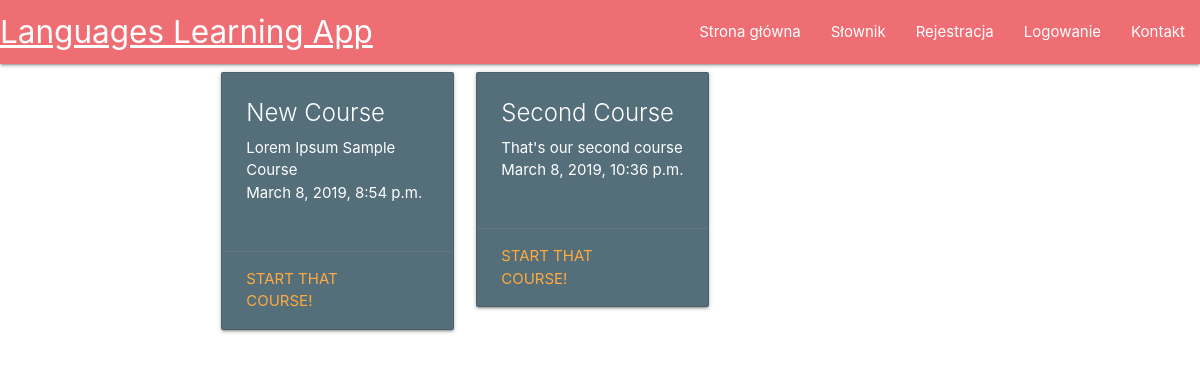
The app's page /, older data.
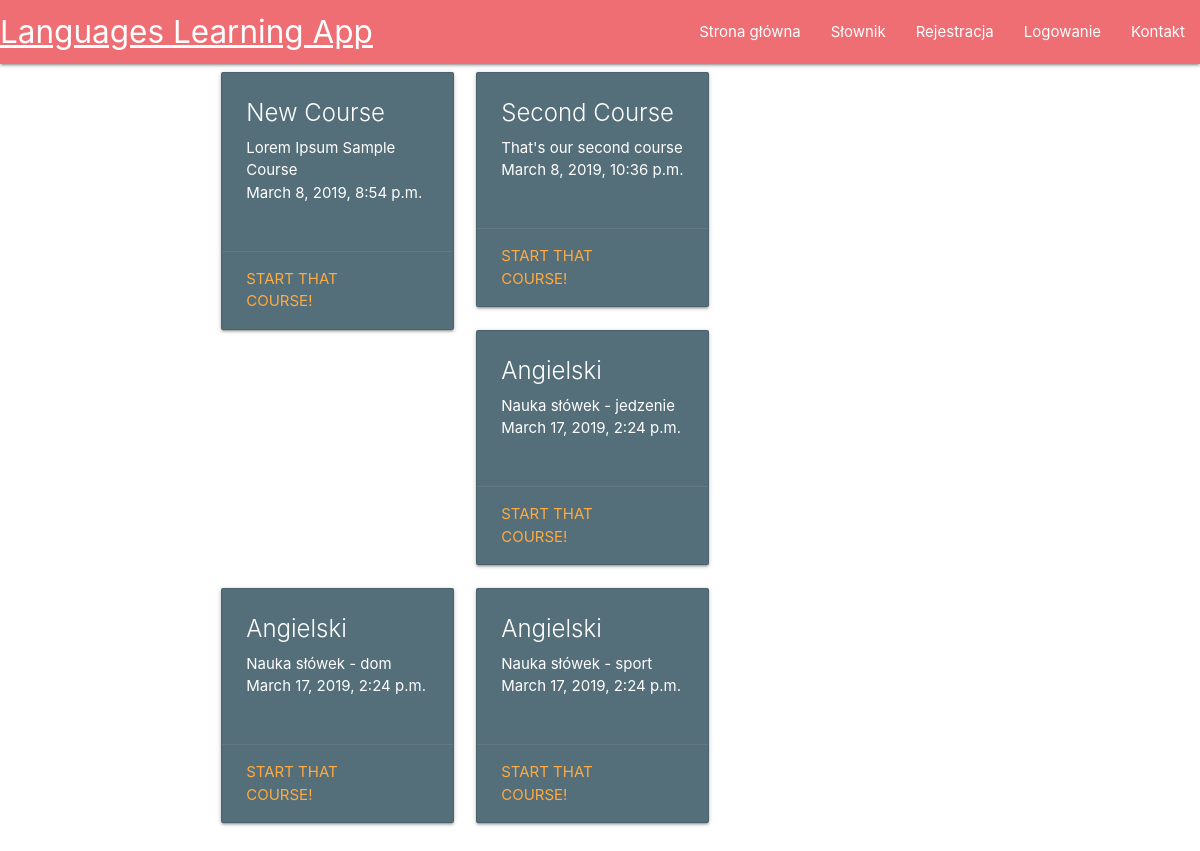
The same page, newer data.
### main/models.py (models this page shows, shortened)
class Course(models.Model):
	course_title = models.CharField(max_length=200)
	course_description = models.TextField()
	course_published = models.DateTimeField("date published", default = datetime.now())

### main/views.py (the view)
# urls.py: path("", views.homepage, name='homepage'),
def homepage(request):
		return render(request = request, template_name="main/home.html", context = {"courses": Course.objects.all}) #UWAGA!

### main/templates/main/home.html
{% extends "main/header.html" %}
{% block content %}
  	{% for course in courses %}
	    <div class="col l6">
	      <div class="card blue-grey darken-1">
	        <div class="card-content white-text">
	          <span class="card-title">{{course.course_title}}</span>
				<p>{{course.course_description}}</p>
				<p>{{course.course_published}}</p>
				<br>
	        </div>
	        <div class="card-action">
	          <a href="#">Start that course!</a>
	        </div>
	      </div>
	    </div>
	{% endfor%}
{% endblock %}

Row changes from the older to the newer data that the page shows:
added Course: course_title "Angielski", course_description "Nauka słówek - jedzenie", course_published "March 17, 2019, 2:24 p.m."
added Course: course_title "Angielski", course_description "Nauka słówek - dom", course_published "March 17, 2019, 2:24 p.m."
added Course: course_title "Angielski", course_description "Nauka słówek - sport", course_published "March 17, 2019, 2:24 p.m."
